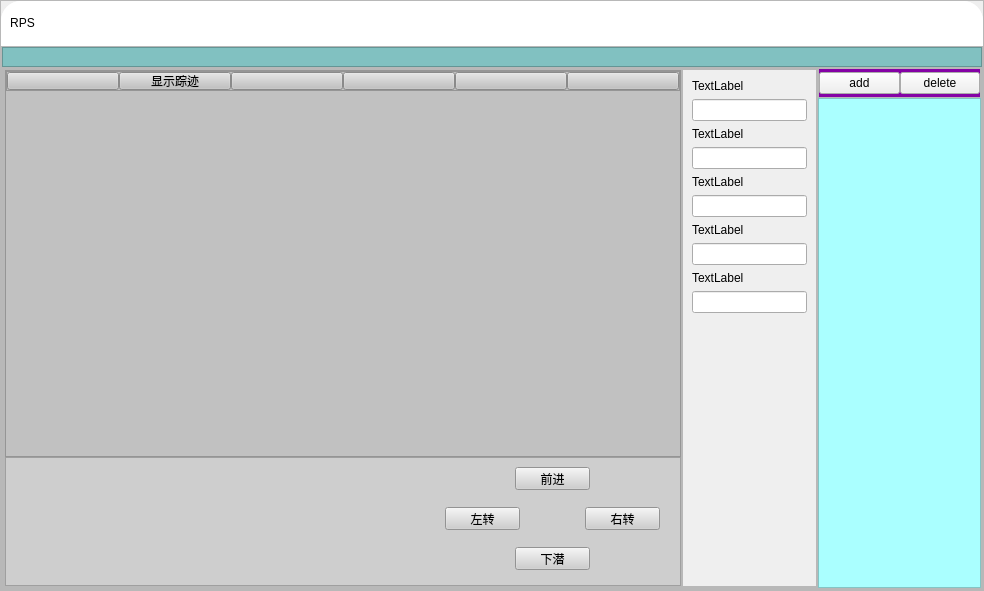
<?xml version="1.0" encoding="UTF-8"?>
<ui version="4.0">
 <class>MainWindow</class>
 <widget class="QMainWindow" name="MainWindow">
  <property name="geometry">
   <rect>
    <x>0</x>
    <y>0</y>
    <width>984</width>
    <height>591</height>
   </rect>
  </property>
  <property name="windowTitle">
   <string>MainWindow</string>
  </property>
  <property name="styleSheet">
   <string notr="true"/>
  </property>
  <widget class="QWidget" name="centralwidget">
   <property name="styleSheet">
    <string notr="true">#centralwidget {
	background-color: transparent;
    border: none;
    border-radius: 20px;
}
</string>
   </property>
   <layout class="QHBoxLayout" name="horizontalLayout_5">
    <property name="spacing">
     <number>0</number>
    </property>
    <property name="leftMargin">
     <number>0</number>
    </property>
    <property name="topMargin">
     <number>0</number>
    </property>
    <property name="rightMargin">
     <number>0</number>
    </property>
    <property name="bottomMargin">
     <number>0</number>
    </property>
    <item>
     <widget class="QFrame" name="frame">
      <property name="minimumSize">
       <size>
        <width>891</width>
        <height>591</height>
       </size>
      </property>
      <property name="styleSheet">
       <string notr="true"/>
      </property>
      <property name="frameShape">
       <enum>QFrame::StyledPanel</enum>
      </property>
      <property name="frameShadow">
       <enum>QFrame::Raised</enum>
      </property>
      <property name="lineWidth">
       <number>0</number>
      </property>
      <layout class="QVBoxLayout" name="verticalLayout">
       <property name="spacing">
        <number>0</number>
       </property>
       <property name="leftMargin">
        <number>0</number>
       </property>
       <property name="topMargin">
        <number>0</number>
       </property>
       <property name="rightMargin">
        <number>0</number>
       </property>
       <property name="bottomMargin">
        <number>0</number>
       </property>
       <item>
        <widget class="QFrame" name="frame_2">
         <property name="sizePolicy">
          <sizepolicy hsizetype="Preferred" vsizetype="Maximum">
           <horstretch>0</horstretch>
           <verstretch>1</verstretch>
          </sizepolicy>
         </property>
         <property name="maximumSize">
          <size>
           <width>16777215</width>
           <height>48</height>
          </size>
         </property>
         <property name="styleSheet">
          <string notr="true">background-color: rgb(255, 255, 255);
border-top-left-radius:20px;
border-top-right-radius:20px;</string>
         </property>
         <property name="frameShape">
          <enum>QFrame::StyledPanel</enum>
         </property>
         <property name="frameShadow">
          <enum>QFrame::Raised</enum>
         </property>
         <property name="lineWidth">
          <number>0</number>
         </property>
         <layout class="QHBoxLayout" name="horizontalLayout_2">
          <property name="spacing">
           <number>0</number>
          </property>
          <property name="leftMargin">
           <number>0</number>
          </property>
          <property name="topMargin">
           <number>0</number>
          </property>
          <property name="rightMargin">
           <number>0</number>
          </property>
          <property name="bottomMargin">
           <number>0</number>
          </property>
          <item>
           <widget class="QFrame" name="frame_6">
            <property name="sizePolicy">
             <sizepolicy hsizetype="Expanding" vsizetype="Preferred">
              <horstretch>8</horstretch>
              <verstretch>0</verstretch>
             </sizepolicy>
            </property>
            <property name="frameShape">
             <enum>QFrame::StyledPanel</enum>
            </property>
            <property name="frameShadow">
             <enum>QFrame::Raised</enum>
            </property>
            <property name="lineWidth">
             <number>0</number>
            </property>
            <layout class="QHBoxLayout" name="horizontalLayout_3">
             <item alignment="Qt::AlignLeft">
              <widget class="QPushButton" name="pushButton">
               <property name="styleSheet">
                <string notr="true">border:none;

font: 75 18pt &quot;Microsoft JhengHei UI&quot;;
</string>
               </property>
               <property name="text">
                <string>RPS</string>
               </property>
               <property name="icon">
                <iconset resource="res.qrc">
                 <normaloff>:/icons/icons/star.png</normaloff>:/icons/icons/star.png</iconset>
               </property>
               <property name="iconSize">
                <size>
                 <width>30</width>
                 <height>30</height>
                </size>
               </property>
              </widget>
             </item>
            </layout>
           </widget>
          </item>
          <item alignment="Qt::AlignRight">
           <widget class="QFrame" name="frame_7">
            <property name="sizePolicy">
             <sizepolicy hsizetype="Expanding" vsizetype="Preferred">
              <horstretch>3</horstretch>
              <verstretch>0</verstretch>
             </sizepolicy>
            </property>
            <property name="styleSheet">
             <string notr="true">QPushButton{
	border:none;
}
QPushButton:hover{
	padding-top:3px;
}
</string>
            </property>
            <property name="frameShape">
             <enum>QFrame::StyledPanel</enum>
            </property>
            <property name="frameShadow">
             <enum>QFrame::Raised</enum>
            </property>
            <property name="lineWidth">
             <number>0</number>
            </property>
            <layout class="QHBoxLayout" name="horizontalLayout_4">
             <item>
              <widget class="QPushButton" name="pushButton_2">
               <property name="styleSheet">
                <string notr="true"/>
               </property>
               <property name="text">
                <string/>
               </property>
               <property name="icon">
                <iconset resource="res.qrc">
                 <normaloff>:/icons/icons/overall-reduction.png</normaloff>:/icons/icons/overall-reduction.png</iconset>
               </property>
               <property name="iconSize">
                <size>
                 <width>20</width>
                 <height>20</height>
                </size>
               </property>
              </widget>
             </item>
             <item>
              <widget class="QPushButton" name="pushButton_3">
               <property name="text">
                <string/>
               </property>
               <property name="icon">
                <iconset resource="res.qrc">
                 <normaloff>:/icons/icons/square.png</normaloff>:/icons/icons/square.png</iconset>
               </property>
               <property name="iconSize">
                <size>
                 <width>20</width>
                 <height>20</height>
                </size>
               </property>
              </widget>
             </item>
             <item>
              <widget class="QPushButton" name="pushButton_4">
               <property name="text">
                <string/>
               </property>
               <property name="icon">
                <iconset resource="res.qrc">
                 <normaloff>:/icons/icons/close.png</normaloff>:/icons/icons/close.png</iconset>
               </property>
               <property name="iconSize">
                <size>
                 <width>20</width>
                 <height>20</height>
                </size>
               </property>
              </widget>
             </item>
            </layout>
           </widget>
          </item>
         </layout>
        </widget>
       </item>
       <item>
        <widget class="QFrame" name="frame_3">
         <property name="sizePolicy">
          <sizepolicy hsizetype="Preferred" vsizetype="Expanding">
           <horstretch>0</horstretch>
           <verstretch>12</verstretch>
          </sizepolicy>
         </property>
         <property name="frameShape">
          <enum>QFrame::StyledPanel</enum>
         </property>
         <property name="frameShadow">
          <enum>QFrame::Raised</enum>
         </property>
         <layout class="QVBoxLayout" name="verticalLayout_2">
          <property name="spacing">
           <number>0</number>
          </property>
          <property name="leftMargin">
           <number>0</number>
          </property>
          <property name="topMargin">
           <number>0</number>
          </property>
          <property name="rightMargin">
           <number>0</number>
          </property>
          <property name="bottomMargin">
           <number>0</number>
          </property>
          <item>
           <widget class="QFrame" name="frame_8">
            <property name="sizePolicy">
             <sizepolicy hsizetype="Preferred" vsizetype="Fixed">
              <horstretch>0</horstretch>
              <verstretch>0</verstretch>
             </sizepolicy>
            </property>
            <property name="minimumSize">
             <size>
              <width>0</width>
              <height>20</height>
             </size>
            </property>
            <property name="maximumSize">
             <size>
              <width>16777215</width>
              <height>35</height>
             </size>
            </property>
            <property name="styleSheet">
             <string notr="true">background-color: rgb(129, 193, 193);</string>
            </property>
            <property name="frameShape">
             <enum>QFrame::StyledPanel</enum>
            </property>
            <property name="frameShadow">
             <enum>QFrame::Raised</enum>
            </property>
           </widget>
          </item>
          <item>
           <widget class="QFrame" name="frame_9">
            <property name="frameShape">
             <enum>QFrame::StyledPanel</enum>
            </property>
            <property name="frameShadow">
             <enum>QFrame::Raised</enum>
            </property>
            <layout class="QHBoxLayout" name="horizontalLayout">
             <property name="spacing">
              <number>0</number>
             </property>
             <property name="leftMargin">
              <number>0</number>
             </property>
             <property name="topMargin">
              <number>0</number>
             </property>
             <property name="rightMargin">
              <number>0</number>
             </property>
             <property name="bottomMargin">
              <number>0</number>
             </property>
             <item>
              <widget class="QFrame" name="frame_5">
               <property name="sizePolicy">
                <sizepolicy hsizetype="Expanding" vsizetype="Preferred">
                 <horstretch>5</horstretch>
                 <verstretch>0</verstretch>
                </sizepolicy>
               </property>
               <property name="styleSheet">
                <string notr="true"/>
               </property>
               <property name="frameShape">
                <enum>QFrame::StyledPanel</enum>
               </property>
               <property name="frameShadow">
                <enum>QFrame::Raised</enum>
               </property>
               <property name="lineWidth">
                <number>0</number>
               </property>
               <layout class="QHBoxLayout" name="horizontalLayout_6">
                <property name="spacing">
                 <number>0</number>
                </property>
                <property name="leftMargin">
                 <number>0</number>
                </property>
                <property name="topMargin">
                 <number>0</number>
                </property>
                <property name="rightMargin">
                 <number>0</number>
                </property>
                <property name="bottomMargin">
                 <number>0</number>
                </property>
                <item>
                 <widget class="QFrame" name="frame_11">
                  <property name="sizePolicy">
                   <sizepolicy hsizetype="Expanding" vsizetype="Preferred">
                    <horstretch>5</horstretch>
                    <verstretch>0</verstretch>
                   </sizepolicy>
                  </property>
                  <property name="frameShape">
                   <enum>QFrame::StyledPanel</enum>
                  </property>
                  <property name="frameShadow">
                   <enum>QFrame::Raised</enum>
                  </property>
                  <layout class="QVBoxLayout" name="verticalLayout_3">
                   <property name="spacing">
                    <number>0</number>
                   </property>
                   <property name="leftMargin">
                    <number>0</number>
                   </property>
                   <property name="topMargin">
                    <number>0</number>
                   </property>
                   <property name="rightMargin">
                    <number>0</number>
                   </property>
                   <property name="bottomMargin">
                    <number>0</number>
                   </property>
                   <item>
                    <widget class="QFrame" name="frame_13">
                     <property name="sizePolicy">
                      <sizepolicy hsizetype="Preferred" vsizetype="Expanding">
                       <horstretch>0</horstretch>
                       <verstretch>3</verstretch>
                      </sizepolicy>
                     </property>
                     <property name="minimumSize">
                      <size>
                       <width>0</width>
                       <height>150</height>
                      </size>
                     </property>
                     <property name="styleSheet">
                      <string notr="true">background-color: rgb(193, 193, 193);</string>
                     </property>
                     <property name="frameShape">
                      <enum>QFrame::StyledPanel</enum>
                     </property>
                     <property name="frameShadow">
                      <enum>QFrame::Raised</enum>
                     </property>
                     <layout class="QVBoxLayout" name="verticalLayout_4">
                      <property name="spacing">
                       <number>0</number>
                      </property>
                      <property name="leftMargin">
                       <number>0</number>
                      </property>
                      <property name="topMargin">
                       <number>0</number>
                      </property>
                      <property name="rightMargin">
                       <number>0</number>
                      </property>
                      <property name="bottomMargin">
                       <number>0</number>
                      </property>
                      <item alignment="Qt::AlignTop">
                       <widget class="QFrame" name="frame_14">
                        <property name="minimumSize">
                         <size>
                          <width>0</width>
                          <height>20</height>
                         </size>
                        </property>
                        <property name="maximumSize">
                         <size>
                          <width>16777215</width>
                          <height>20</height>
                         </size>
                        </property>
                        <property name="frameShape">
                         <enum>QFrame::StyledPanel</enum>
                        </property>
                        <property name="frameShadow">
                         <enum>QFrame::Raised</enum>
                        </property>
                        <layout class="QHBoxLayout" name="horizontalLayout_8">
                         <property name="spacing">
                          <number>0</number>
                         </property>
                         <property name="leftMargin">
                          <number>0</number>
                         </property>
                         <property name="topMargin">
                          <number>0</number>
                         </property>
                         <property name="rightMargin">
                          <number>0</number>
                         </property>
                         <property name="bottomMargin">
                          <number>0</number>
                         </property>
                         <item>
                          <widget class="QPushButton" name="pushButton_10">
                           <property name="text">
                            <string/>
                           </property>
                          </widget>
                         </item>
                         <item>
                          <widget class="QPushButton" name="pushButton_track">
                           <property name="text">
                            <string>显示踪迹</string>
                           </property>
                          </widget>
                         </item>
                         <item>
                          <widget class="QPushButton" name="pushButton_8">
                           <property name="text">
                            <string/>
                           </property>
                          </widget>
                         </item>
                         <item>
                          <widget class="QPushButton" name="pushButton_7">
                           <property name="text">
                            <string/>
                           </property>
                          </widget>
                         </item>
                         <item>
                          <widget class="QPushButton" name="pushButton_6">
                           <property name="text">
                            <string/>
                           </property>
                          </widget>
                         </item>
                         <item>
                          <widget class="QPushButton" name="pushButton_5">
                           <property name="text">
                            <string/>
                           </property>
                          </widget>
                         </item>
                        </layout>
                       </widget>
                      </item>
                     </layout>
                    </widget>
                   </item>
                   <item>
                    <widget class="QFrame" name="frame_12">
                     <property name="sizePolicy">
                      <sizepolicy hsizetype="Preferred" vsizetype="Expanding">
                       <horstretch>0</horstretch>
                       <verstretch>1</verstretch>
                      </sizepolicy>
                     </property>
                     <property name="minimumSize">
                      <size>
                       <width>0</width>
                       <height>0</height>
                      </size>
                     </property>
                     <property name="maximumSize">
                      <size>
                       <width>16777215</width>
                       <height>300</height>
                      </size>
                     </property>
                     <property name="styleSheet">
                      <string notr="true">background-color: rgb(206, 206, 206);</string>
                     </property>
                     <property name="frameShape">
                      <enum>QFrame::StyledPanel</enum>
                     </property>
                     <property name="frameShadow">
                      <enum>QFrame::Raised</enum>
                     </property>
                     <widget class="QPushButton" name="pushButton_up">
                      <property name="geometry">
                       <rect>
                        <x>510</x>
                        <y>10</y>
                        <width>75</width>
                        <height>23</height>
                       </rect>
                      </property>
                      <property name="text">
                       <string>前进</string>
                      </property>
                     </widget>
                     <widget class="QPushButton" name="pushButton_left">
                      <property name="geometry">
                       <rect>
                        <x>440</x>
                        <y>50</y>
                        <width>75</width>
                        <height>23</height>
                       </rect>
                      </property>
                      <property name="text">
                       <string>左转</string>
                      </property>
                     </widget>
                     <widget class="QPushButton" name="pushButton_right">
                      <property name="geometry">
                       <rect>
                        <x>580</x>
                        <y>50</y>
                        <width>75</width>
                        <height>23</height>
                       </rect>
                      </property>
                      <property name="text">
                       <string>右转</string>
                      </property>
                     </widget>
                     <widget class="QPushButton" name="pushButton_down">
                      <property name="geometry">
                       <rect>
                        <x>510</x>
                        <y>90</y>
                        <width>75</width>
                        <height>23</height>
                       </rect>
                      </property>
                      <property name="text">
                       <string>下潜</string>
                      </property>
                     </widget>
                    </widget>
                   </item>
                  </layout>
                 </widget>
                </item>
                <item>
                 <widget class="QFrame" name="frame_10">
                  <property name="sizePolicy">
                   <sizepolicy hsizetype="Expanding" vsizetype="Preferred">
                    <horstretch>1</horstretch>
                    <verstretch>0</verstretch>
                   </sizepolicy>
                  </property>
                  <property name="frameShape">
                   <enum>QFrame::StyledPanel</enum>
                  </property>
                  <property name="frameShadow">
                   <enum>QFrame::Raised</enum>
                  </property>
                  <layout class="QVBoxLayout" name="verticalLayout_12">
                   <item>
                    <layout class="QVBoxLayout" name="verticalLayout_11">
                     <item>
                      <widget class="QLabel" name="label">
                       <property name="text">
                        <string>TextLabel</string>
                       </property>
                      </widget>
                     </item>
                     <item>
                      <widget class="QLineEdit" name="lineEdit"/>
                     </item>
                    </layout>
                   </item>
                   <item>
                    <layout class="QVBoxLayout" name="verticalLayout_10">
                     <item>
                      <widget class="QLabel" name="label_2">
                       <property name="text">
                        <string>TextLabel</string>
                       </property>
                      </widget>
                     </item>
                     <item>
                      <widget class="QLineEdit" name="lineEdit_2"/>
                     </item>
                    </layout>
                   </item>
                   <item>
                    <layout class="QVBoxLayout" name="verticalLayout_9">
                     <item>
                      <widget class="QLabel" name="label_3">
                       <property name="text">
                        <string>TextLabel</string>
                       </property>
                      </widget>
                     </item>
                     <item>
                      <widget class="QLineEdit" name="lineEdit_3"/>
                     </item>
                    </layout>
                   </item>
                   <item>
                    <layout class="QVBoxLayout" name="verticalLayout_8">
                     <item>
                      <widget class="QLabel" name="label_4">
                       <property name="text">
                        <string>TextLabel</string>
                       </property>
                      </widget>
                     </item>
                     <item>
                      <widget class="QLineEdit" name="lineEdit_4"/>
                     </item>
                    </layout>
                   </item>
                   <item>
                    <layout class="QVBoxLayout" name="verticalLayout_7">
                     <item>
                      <widget class="QLabel" name="label_5">
                       <property name="text">
                        <string>TextLabel</string>
                       </property>
                      </widget>
                     </item>
                     <item>
                      <widget class="QLineEdit" name="lineEdit_5"/>
                     </item>
                    </layout>
                   </item>
                   <item>
                    <spacer name="verticalSpacer_2">
                     <property name="orientation">
                      <enum>Qt::Vertical</enum>
                     </property>
                     <property name="sizeHint" stdset="0">
                      <size>
                       <width>20</width>
                       <height>262</height>
                      </size>
                     </property>
                    </spacer>
                   </item>
                  </layout>
                 </widget>
                </item>
               </layout>
              </widget>
             </item>
             <item>
              <widget class="QFrame" name="frame_4">
               <property name="sizePolicy">
                <sizepolicy hsizetype="Expanding" vsizetype="Preferred">
                 <horstretch>1</horstretch>
                 <verstretch>0</verstretch>
                </sizepolicy>
               </property>
               <property name="styleSheet">
                <string notr="true">#frame_4{
	background-color: rgb(133, 2, 166);
	border-bottom-left-radius:20px;
}</string>
               </property>
               <property name="frameShape">
                <enum>QFrame::StyledPanel</enum>
               </property>
               <property name="frameShadow">
                <enum>QFrame::Raised</enum>
               </property>
               <property name="lineWidth">
                <number>0</number>
               </property>
               <layout class="QVBoxLayout" name="verticalLayout_5">
                <property name="spacing">
                 <number>0</number>
                </property>
                <property name="leftMargin">
                 <number>0</number>
                </property>
                <property name="topMargin">
                 <number>0</number>
                </property>
                <property name="rightMargin">
                 <number>0</number>
                </property>
                <property name="bottomMargin">
                 <number>0</number>
                </property>
                <item>
                 <widget class="QFrame" name="frame_15">
                  <property name="sizePolicy">
                   <sizepolicy hsizetype="Preferred" vsizetype="Fixed">
                    <horstretch>0</horstretch>
                    <verstretch>0</verstretch>
                   </sizepolicy>
                  </property>
                  <property name="minimumSize">
                   <size>
                    <width>0</width>
                    <height>30</height>
                   </size>
                  </property>
                  <property name="maximumSize">
                   <size>
                    <width>16777215</width>
                    <height>50</height>
                   </size>
                  </property>
                  <property name="frameShape">
                   <enum>QFrame::StyledPanel</enum>
                  </property>
                  <property name="frameShadow">
                   <enum>QFrame::Raised</enum>
                  </property>
                  <layout class="QHBoxLayout" name="horizontalLayout_7">
                   <property name="spacing">
                    <number>0</number>
                   </property>
                   <property name="leftMargin">
                    <number>0</number>
                   </property>
                   <property name="topMargin">
                    <number>0</number>
                   </property>
                   <property name="rightMargin">
                    <number>0</number>
                   </property>
                   <property name="bottomMargin">
                    <number>0</number>
                   </property>
                   <item>
                    <widget class="QPushButton" name="pushButton_adding">
                     <property name="focusPolicy">
                      <enum>Qt::ClickFocus</enum>
                     </property>
                     <property name="text">
                      <string>add</string>
                     </property>
                    </widget>
                   </item>
                   <item>
                    <widget class="QPushButton" name="pushButton_delete">
                     <property name="text">
                      <string>delete</string>
                     </property>
                    </widget>
                   </item>
                  </layout>
                 </widget>
                </item>
                <item>
                 <widget class="QScrollArea" name="scrollArea">
                  <property name="styleSheet">
                   <string notr="true">background-color: rgb(170, 255, 255);</string>
                  </property>
                  <property name="widgetResizable">
                   <bool>true</bool>
                  </property>
                  <widget class="QWidget" name="scrollAreaWidgetContents">
                   <property name="geometry">
                    <rect>
                     <x>0</x>
                     <y>0</y>
                     <width>161</width>
                     <height>485</height>
                    </rect>
                   </property>
                   <property name="focusPolicy">
                    <enum>Qt::WheelFocus</enum>
                   </property>
                   <layout class="QVBoxLayout" name="verticalLayout_6">
                    <item>
                     <spacer name="verticalSpacer">
                      <property name="orientation">
                       <enum>Qt::Vertical</enum>
                      </property>
                      <property name="sizeHint" stdset="0">
                       <size>
                        <width>20</width>
                        <height>464</height>
                       </size>
                      </property>
                     </spacer>
                    </item>
                   </layout>
                  </widget>
                 </widget>
                </item>
               </layout>
              </widget>
             </item>
            </layout>
           </widget>
          </item>
         </layout>
        </widget>
       </item>
      </layout>
     </widget>
    </item>
   </layout>
  </widget>
 </widget>
 <resources>
  <include location="res.qrc"/>
 </resources>
 <connections>
  <connection>
   <sender>pushButton_4</sender>
   <signal>clicked()</signal>
   <receiver>MainWindow</receiver>
   <slot>close()</slot>
   <hints>
    <hint type="sourcelabel">
     <x>916</x>
     <y>56</y>
    </hint>
    <hint type="destinationlabel">
     <x>952</x>
     <y>48</y>
    </hint>
   </hints>
  </connection>
  <connection>
   <sender>pushButton_3</sender>
   <signal>clicked()</signal>
   <receiver>MainWindow</receiver>
   <slot>showMaximized()</slot>
   <hints>
    <hint type="sourcelabel">
     <x>876</x>
     <y>58</y>
    </hint>
    <hint type="destinationlabel">
     <x>945</x>
     <y>14</y>
    </hint>
   </hints>
  </connection>
  <connection>
   <sender>pushButton_2</sender>
   <signal>clicked()</signal>
   <receiver>MainWindow</receiver>
   <slot>showMinimized()</slot>
   <hints>
    <hint type="sourcelabel">
     <x>855</x>
     <y>55</y>
    </hint>
    <hint type="destinationlabel">
     <x>845</x>
     <y>10</y>
    </hint>
   </hints>
  </connection>
 </connections>
</ui>
